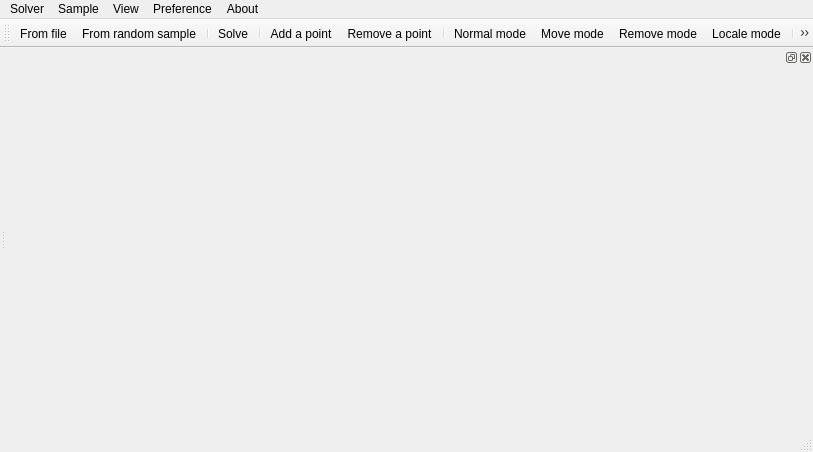
<?xml version="1.0" encoding="UTF-8"?>
<ui version="4.0">
 <class>MainWindow</class>
 <widget class="QMainWindow" name="MainWindow">
  <property name="geometry">
   <rect>
    <x>0</x>
    <y>0</y>
    <width>813</width>
    <height>452</height>
   </rect>
  </property>
  <property name="windowTitle">
   <string>MainWindow</string>
  </property>
  <widget class="QWidget" name="centralWidget">
   <property name="sizePolicy">
    <sizepolicy hsizetype="Maximum" vsizetype="Maximum">
     <horstretch>0</horstretch>
     <verstretch>0</verstretch>
    </sizepolicy>
   </property>
   <property name="cursor">
    <cursorShape>CrossCursor</cursorShape>
   </property>
  </widget>
  <widget class="QToolBar" name="mainToolBar">
   <property name="windowTitle">
    <string>Toolbar</string>
   </property>
   <attribute name="toolBarArea">
    <enum>TopToolBarArea</enum>
   </attribute>
   <attribute name="toolBarBreak">
    <bool>false</bool>
   </attribute>
   <addaction name="action_load_sample_file"/>
   <addaction name="action_load_random_sample"/>
   <addaction name="separator"/>
   <addaction name="action_solve"/>
   <addaction name="separator"/>
   <addaction name="action_add_a_point"/>
   <addaction name="action_remove_a_point"/>
   <addaction name="separator"/>
   <addaction name="action_drawing_add"/>
   <addaction name="action_drawing_move"/>
   <addaction name="action_drawing_remove"/>
   <addaction name="action_locale_mode"/>
   <addaction name="separator"/>
   <addaction name="action_sample_view"/>
   <addaction name="action_mst_view"/>
   <addaction name="action_mst_with_graph_view"/>
   <addaction name="action_graph_view"/>
   <addaction name="separator"/>
   <addaction name="action_magnify_scale"/>
   <addaction name="action_narrow_scale"/>
   <addaction name="separator"/>
   <addaction name="action_quit"/>
  </widget>
  <widget class="QStatusBar" name="statusBar"/>
  <widget class="QMenuBar" name="menuBar">
   <property name="geometry">
    <rect>
     <x>0</x>
     <y>0</y>
     <width>813</width>
     <height>22</height>
    </rect>
   </property>
   <widget class="QMenu" name="menu_solver">
    <property name="title">
     <string>Solver</string>
    </property>
    <widget class="QMenu" name="menu_load_problem">
     <property name="title">
      <string>Load problem</string>
     </property>
     <property name="icon">
      <iconset resource="resources.qrc">
       <normaloff>:/ico/empty</normaloff>:/ico/empty</iconset>
     </property>
     <addaction name="action_load_sample_file"/>
     <addaction name="action_load_random_sample"/>
     <addaction name="action_load_manually"/>
    </widget>
    <widget class="QMenu" name="menu_algorithm_selection">
     <property name="title">
      <string>Algorithm</string>
     </property>
     <property name="icon">
      <iconset resource="resources.qrc">
       <normaloff>:/ico/empty</normaloff>:/ico/empty</iconset>
     </property>
     <addaction name="action_m1"/>
     <addaction name="action_m2"/>
    </widget>
    <widget class="QMenu" name="menu_results">
     <property name="title">
      <string>Result</string>
     </property>
     <property name="icon">
      <iconset resource="resources.qrc">
       <normaloff>:/ico/empty</normaloff>:/ico/empty</iconset>
     </property>
     <addaction name="action_show_results"/>
     <addaction name="action_save_results"/>
    </widget>
    <addaction name="menu_load_problem"/>
    <addaction name="menu_algorithm_selection"/>
    <addaction name="action_solve"/>
    <addaction name="menu_results"/>
    <addaction name="separator"/>
    <addaction name="action_quit"/>
   </widget>
   <widget class="QMenu" name="menu_sample">
    <property name="title">
     <string>Sample</string>
    </property>
    <addaction name="action_add_a_point"/>
    <addaction name="action_add_points"/>
    <addaction name="action_remove_a_point"/>
    <addaction name="action_remove_points"/>
    <addaction name="action_edit"/>
    <addaction name="separator"/>
    <addaction name="action_clear_all_points"/>
    <addaction name="separator"/>
    <addaction name="action_generate_random_sample"/>
   </widget>
   <widget class="QMenu" name="menu_view">
    <property name="title">
     <string>View</string>
    </property>
    <addaction name="action_drawing_add"/>
    <addaction name="action_drawing_remove"/>
    <addaction name="action_drawing_move"/>
    <addaction name="action_locale_mode"/>
    <addaction name="action_drawing_multi_select"/>
    <addaction name="separator"/>
    <addaction name="action_sample_view"/>
    <addaction name="action_mst_view"/>
    <addaction name="action_graph_view"/>
    <addaction name="action_mst_with_graph_view"/>
    <addaction name="separator"/>
    <addaction name="action_set_scale"/>
    <addaction name="action_set_to_normal_scale_100"/>
    <addaction name="action_set_to_suitable_scale"/>
    <addaction name="action_magnify_scale"/>
    <addaction name="action_narrow_scale"/>
    <addaction name="separator"/>
    <addaction name="action_scale_slider_hide_or_show"/>
   </widget>
   <widget class="QMenu" name="menuPreference">
    <property name="title">
     <string>Preference</string>
    </property>
    <addaction name="action_preference"/>
   </widget>
   <widget class="QMenu" name="menuHelp">
    <property name="title">
     <string>About</string>
    </property>
    <addaction name="action_about"/>
   </widget>
   <addaction name="menu_solver"/>
   <addaction name="menu_sample"/>
   <addaction name="menu_view"/>
   <addaction name="menuPreference"/>
   <addaction name="menuHelp"/>
  </widget>
  <widget class="QDockWidget" name="dock">
   <property name="sizePolicy">
    <sizepolicy hsizetype="MinimumExpanding" vsizetype="Expanding">
     <horstretch>0</horstretch>
     <verstretch>0</verstretch>
    </sizepolicy>
   </property>
   <property name="cursor">
    <cursorShape>ArrowCursor</cursorShape>
   </property>
   <attribute name="dockWidgetArea">
    <number>2</number>
   </attribute>
   <widget class="QWidget" name="dockWidgetContents">
    <property name="sizePolicy">
     <sizepolicy hsizetype="Preferred" vsizetype="Expanding">
      <horstretch>0</horstretch>
      <verstretch>0</verstretch>
     </sizepolicy>
    </property>
   </widget>
  </widget>
  <action name="action_load_sample_file">
   <property name="icon">
    <iconset resource="resources.qrc">
     <normaloff>:/ico/from_file.png</normaloff>:/ico/from_file.png</iconset>
   </property>
   <property name="text">
    <string>From file</string>
   </property>
   <property name="toolTip">
    <string>Load sample from file</string>
   </property>
   <property name="shortcut">
    <string>Meta+O</string>
   </property>
  </action>
  <action name="action_load_random_sample">
   <property name="icon">
    <iconset>
     <normalon>:/ico/from_random.png</normalon>
    </iconset>
   </property>
   <property name="text">
    <string>From random sample</string>
   </property>
   <property name="toolTip">
    <string>Load sample randomly</string>
   </property>
   <property name="shortcut">
    <string>Meta+N</string>
   </property>
  </action>
  <action name="action_load_manually">
   <property name="icon">
    <iconset>
     <normalon>:/ico/normal_mode.png</normalon>
    </iconset>
   </property>
   <property name="text">
    <string>Manually</string>
   </property>
   <property name="toolTip">
    <string>Load sample manually</string>
   </property>
   <property name="shortcut">
    <string>Meta+M</string>
   </property>
  </action>
  <action name="action_solve">
   <property name="icon">
    <iconset>
     <normalon>:/ico/slove.png</normalon>
    </iconset>
   </property>
   <property name="text">
    <string>Solve</string>
   </property>
   <property name="shortcut">
    <string>Meta+S</string>
   </property>
  </action>
  <action name="action_quit">
   <property name="icon">
    <iconset>
     <normalon>:/ico/exit.png</normalon>
    </iconset>
   </property>
   <property name="text">
    <string>Quit</string>
   </property>
  </action>
  <action name="action_show_results">
   <property name="text">
    <string>Show</string>
   </property>
   <property name="toolTip">
    <string>Show report</string>
   </property>
   <property name="shortcut">
    <string>Meta+R</string>
   </property>
  </action>
  <action name="action_save_results">
   <property name="text">
    <string>Save as</string>
   </property>
   <property name="toolTip">
    <string>Save report</string>
   </property>
   <property name="shortcut">
    <string>Meta+Shift+R</string>
   </property>
  </action>
  <action name="action_add_a_point">
   <property name="icon">
    <iconset resource="resources.qrc">
     <normaloff>:/ico/add_a_point.png</normaloff>
     <normalon>:/ico/add_a_point.png</normalon>:/ico/add_a_point.png</iconset>
   </property>
   <property name="text">
    <string>Add a point</string>
   </property>
   <property name="shortcut">
    <string>Meta+A</string>
   </property>
  </action>
  <action name="action_add_points">
   <property name="icon">
    <iconset resource="resources.qrc">
     <normaloff>:/ico/empty</normaloff>
     <normalon>:/ico/delete_a_point.png</normalon>:/ico/empty</iconset>
   </property>
   <property name="text">
    <string>Add points</string>
   </property>
   <property name="shortcut">
    <string>Meta+Shift+A</string>
   </property>
  </action>
  <action name="action_remove_a_point">
   <property name="icon">
    <iconset resource="resources.qrc">
     <normaloff>:/ico/delete_a_point.png</normaloff>:/ico/delete_a_point.png</iconset>
   </property>
   <property name="text">
    <string>Remove a point</string>
   </property>
   <property name="shortcut">
    <string>Meta+D</string>
   </property>
  </action>
  <action name="action_remove_points">
   <property name="icon">
    <iconset resource="resources.qrc">
     <normaloff>:/ico/empty</normaloff>:/ico/empty</iconset>
   </property>
   <property name="text">
    <string>Remove points</string>
   </property>
   <property name="shortcut">
    <string>Meta+Shift+D</string>
   </property>
  </action>
  <action name="action_drawing_add">
   <property name="checkable">
    <bool>true</bool>
   </property>
   <property name="icon">
    <iconset>
     <normalon>:/ico/normal_mode.png</normalon>
    </iconset>
   </property>
   <property name="text">
    <string>Normal mode</string>
   </property>
   <property name="toolTip">
    <string>Change to normal mode</string>
   </property>
   <property name="shortcut">
    <string>Shift+N</string>
   </property>
  </action>
  <action name="action_clear_all_points">
   <property name="icon">
    <iconset resource="resources.qrc">
     <normaloff>:/ico/empty</normaloff>:/ico/empty</iconset>
   </property>
   <property name="text">
    <string>Clear all</string>
   </property>
   <property name="toolTip">
    <string>Clear all points</string>
   </property>
   <property name="shortcut">
    <string>Meta+C</string>
   </property>
  </action>
  <action name="action_generate_random_sample">
   <property name="icon">
    <iconset resource="resources.qrc">
     <normaloff>:/ico/from_random.png</normaloff>:/ico/from_random.png</iconset>
   </property>
   <property name="text">
    <string>Generate random sample</string>
   </property>
   <property name="shortcut">
    <string>Meta+G</string>
   </property>
  </action>
  <action name="action_m1">
   <property name="checkable">
    <bool>true</bool>
   </property>
   <property name="text">
    <string>Prim only</string>
   </property>
   <property name="toolTip">
    <string>Using Prim only</string>
   </property>
   <property name="shortcut">
    <string>Shift+P</string>
   </property>
  </action>
  <action name="action_m2">
   <property name="checkable">
    <bool>true</bool>
   </property>
   <property name="text">
    <string>Prim with Delaunay</string>
   </property>
   <property name="toolTip">
    <string>Using Prim with Delaunay</string>
   </property>
   <property name="shortcut">
    <string>Shift+D</string>
   </property>
  </action>
  <action name="action_edit">
   <property name="icon">
    <iconset resource="resources.qrc">
     <normaloff>:/ico/empty</normaloff>:/ico/empty</iconset>
   </property>
   <property name="text">
    <string>Edit a point</string>
   </property>
   <property name="shortcut">
    <string>Meta+E</string>
   </property>
  </action>
  <action name="action_drawing_multi_select">
   <property name="checkable">
    <bool>true</bool>
   </property>
   <property name="icon">
    <iconset resource="resources.qrc">
     <normaloff>:/ico/empty</normaloff>:/ico/empty</iconset>
   </property>
   <property name="text">
    <string>Multi-select mode</string>
   </property>
   <property name="toolTip">
    <string>Multi-select mode</string>
   </property>
  </action>
  <action name="action_drawing_remove">
   <property name="checkable">
    <bool>true</bool>
   </property>
   <property name="icon">
    <iconset resource="resources.qrc">
     <normaloff>:/ico/remove_mode.png</normaloff>:/ico/remove_mode.png</iconset>
   </property>
   <property name="text">
    <string>Remove mode</string>
   </property>
   <property name="toolTip">
    <string>Change to remove mode</string>
   </property>
   <property name="shortcut">
    <string>Shift+R</string>
   </property>
  </action>
  <action name="action_drawing_move">
   <property name="checkable">
    <bool>true</bool>
   </property>
   <property name="icon">
    <iconset resource="resources.qrc">
     <normaloff>:/ico/move_mode.png</normaloff>:/ico/move_mode.png</iconset>
   </property>
   <property name="text">
    <string>Move mode</string>
   </property>
   <property name="toolTip">
    <string>Change to move mode</string>
   </property>
   <property name="shortcut">
    <string>Shift+M</string>
   </property>
  </action>
  <action name="action_sample_view">
   <property name="checkable">
    <bool>true</bool>
   </property>
   <property name="icon">
    <iconset>
     <normalon>:/ico/samples.png</normalon>
    </iconset>
   </property>
   <property name="text">
    <string>Sample view</string>
   </property>
   <property name="shortcut">
    <string>Shift+S</string>
   </property>
  </action>
  <action name="action_mst_view">
   <property name="checkable">
    <bool>true</bool>
   </property>
   <property name="icon">
    <iconset>
     <normalon>:/ico/mst.png</normalon>
    </iconset>
   </property>
   <property name="text">
    <string>MST view</string>
   </property>
   <property name="shortcut">
    <string>Shift+T</string>
   </property>
  </action>
  <action name="action_graph_view">
   <property name="checkable">
    <bool>true</bool>
   </property>
   <property name="icon">
    <iconset>
     <normalon>:/ico/graph.png</normalon>
    </iconset>
   </property>
   <property name="text">
    <string>Graph view</string>
   </property>
   <property name="shortcut">
    <string>Shift+G</string>
   </property>
  </action>
  <action name="action_mst_with_graph_view">
   <property name="checkable">
    <bool>true</bool>
   </property>
   <property name="icon">
    <iconset>
     <normalon>:/ico/mst_and_graph.png</normalon>
    </iconset>
   </property>
   <property name="text">
    <string>MST with graph</string>
   </property>
   <property name="shortcut">
    <string>Shift+A</string>
   </property>
  </action>
  <action name="action_set_scale">
   <property name="icon">
    <iconset resource="resources.qrc">
     <normaloff>:/ico/empty</normaloff>:/ico/empty</iconset>
   </property>
   <property name="text">
    <string>Scale</string>
   </property>
   <property name="toolTip">
    <string>Scale setting</string>
   </property>
   <property name="shortcut">
    <string>Meta+`</string>
   </property>
  </action>
  <action name="action_set_to_normal_scale_100">
   <property name="icon">
    <iconset resource="resources.qrc">
     <normaloff>:/ico/empty</normaloff>:/ico/empty</iconset>
   </property>
   <property name="text">
    <string>Normal scale (100%)</string>
   </property>
   <property name="shortcut">
    <string>Meta+1</string>
   </property>
  </action>
  <action name="action_set_to_suitable_scale">
   <property name="icon">
    <iconset resource="resources.qrc">
     <normaloff>:/ico/empty</normaloff>:/ico/empty</iconset>
   </property>
   <property name="text">
    <string>Suitable scale</string>
   </property>
   <property name="shortcut">
    <string>Meta+0</string>
   </property>
  </action>
  <action name="action_preference">
   <property name="icon">
    <iconset resource="resources.qrc">
     <normaloff>:/ico/setting.png</normaloff>
     <normalon>:/ico/setting.png</normalon>:/ico/setting.png</iconset>
   </property>
   <property name="text">
    <string>Preference</string>
   </property>
   <property name="shortcut">
    <string>Meta+P</string>
   </property>
  </action>
  <action name="action_scale_slider_hide_or_show">
   <property name="icon">
    <iconset resource="resources.qrc">
     <normaloff>:/ico/empty</normaloff>:/ico/empty</iconset>
   </property>
   <property name="text">
    <string>Hide scale slider</string>
   </property>
   <property name="toolTip">
    <string>Hide or show scale slider</string>
   </property>
   <property name="shortcut">
    <string>Meta+Shift+Space</string>
   </property>
  </action>
  <action name="action_about">
   <property name="icon">
    <iconset resource="resources.qrc">
     <normaloff>:/ico/about</normaloff>:/ico/about</iconset>
   </property>
   <property name="text">
    <string>About...</string>
   </property>
   <property name="shortcut">
    <string>Meta+I</string>
   </property>
  </action>
  <action name="action_magnify_scale">
   <property name="icon">
    <iconset>
     <normalon>:/ico/scale_plus.png</normalon>
    </iconset>
   </property>
   <property name="text">
    <string>Magnify</string>
   </property>
   <property name="toolTip">
    <string>Magnify scale</string>
   </property>
   <property name="shortcut">
    <string>Meta+=</string>
   </property>
  </action>
  <action name="action_narrow_scale">
   <property name="icon">
    <iconset>
     <normalon>:/ico/scale_minus.png</normalon>
    </iconset>
   </property>
   <property name="text">
    <string>Narrow</string>
   </property>
   <property name="toolTip">
    <string>Narrow scale</string>
   </property>
   <property name="shortcut">
    <string>Meta+-</string>
   </property>
  </action>
  <action name="action_locale_mode">
   <property name="checkable">
    <bool>true</bool>
   </property>
   <property name="icon">
    <iconset>
     <normalon>:/ico/locale.png</normalon>
    </iconset>
   </property>
   <property name="text">
    <string>Locale mode</string>
   </property>
   <property name="toolTip">
    <string>Change to quick locale mode</string>
   </property>
   <property name="shortcut">
    <string>Shift+L</string>
   </property>
  </action>
 </widget>
 <layoutdefault spacing="6" margin="11"/>
 <resources>
  <include location="resources.qrc"/>
 </resources>
 <connections/>
</ui>
